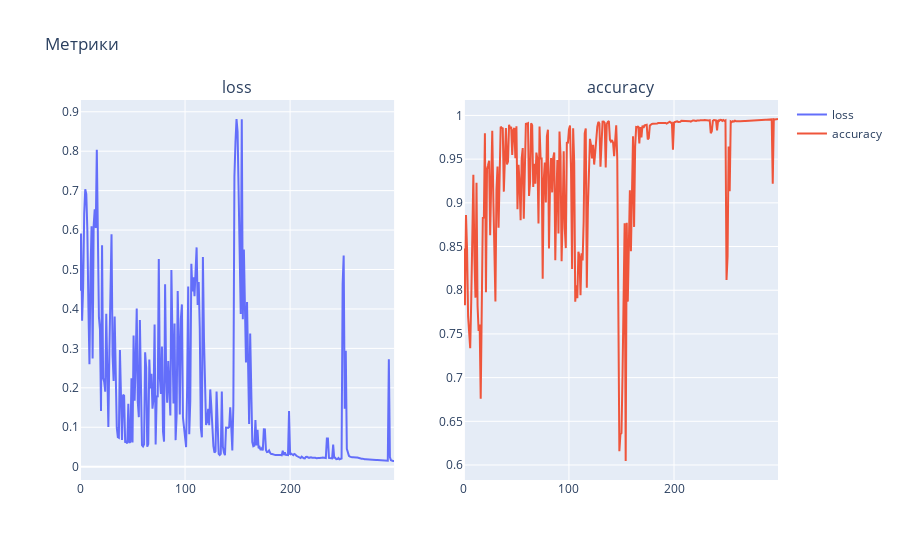

Source (notebook cell):
### Markdown cell above
Обучающие метрики

### Code cell
plot_history(history, 'loss', 'accuracy')

### Figure 1 — Plotly figure (JSON) as saved in the notebook; plotly's stock layout.template omitted (floating-point values rounded to 4 significant figures; data arrays with more than 128 entries replaced by an {"elided": "..."} marker saying what was removed)
{"data": [{"name": "loss", "type": "scatter", "x": {"elided": "300 int values"}, "xaxis": "x", "y": {"elided": "300 float values"}, "yaxis": "y"}, {"name": "accuracy", "type": "scatter", "x": {"elided": "300 int values"}, "xaxis": "x2", "y": {"elided": "300 float values"}, "yaxis": "y2"}], "layout": {"annotations": [{"font": {"size": 16}, "showarrow": false, "text": "loss", "x": 0.225, "xanchor": "center", "xref": "paper", "y": 1, "yanchor": "bottom", "yref": "paper"}, {"font": {"size": 16}, "showarrow": false, "text": "accuracy", "x": 0.775, "xanchor": "center", "xref": "paper", "y": 1, "yanchor": "bottom", "yref": "paper"}], "title": {"text": "Метрики"}, "xaxis": {"anchor": "y", "domain": [0, 0.45]}, "xaxis2": {"anchor": "y2", "domain": [0.55, 1]}, "yaxis": {"anchor": "x", "domain": [0, 1]}, "yaxis2": {"anchor": "x2", "domain": [0, 1]}}}
